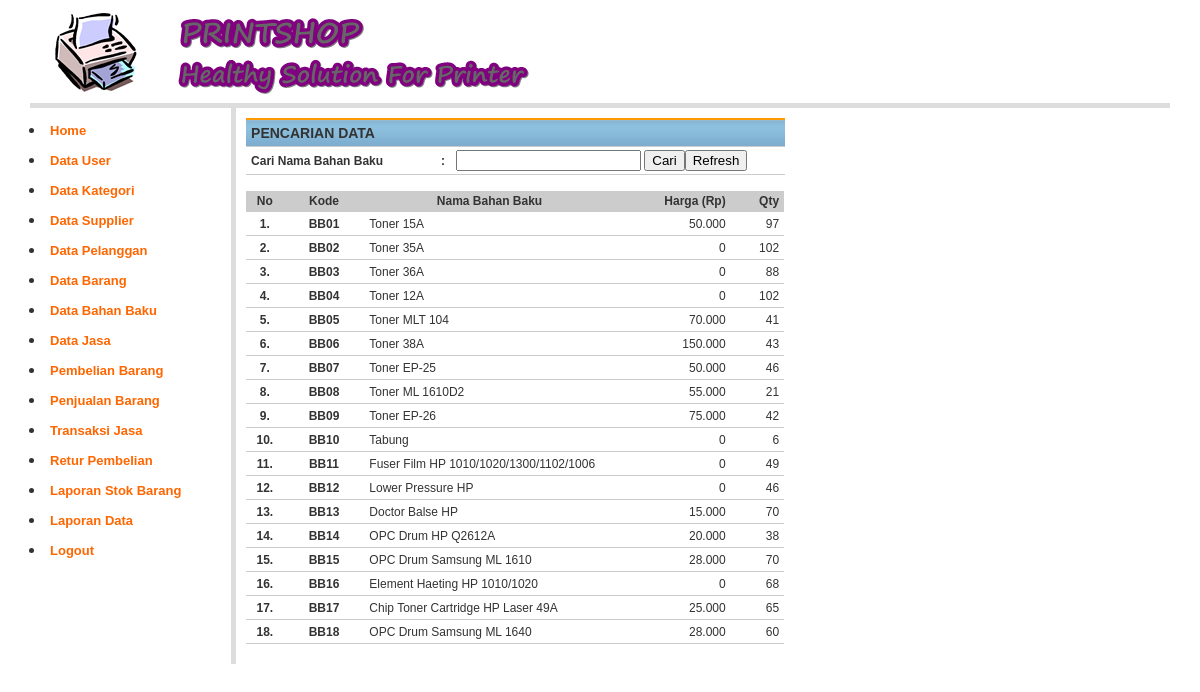
Page /?page=Search-Bahan (signed in) on the committed database.
### tables this page shows
CREATE TABLE `bahanbaku` (
  `kd_bahan` char(4) NOT NULL,
  `nm_bahan` varchar(50) NOT NULL,
  `harga_bahan` int(10) DEFAULT NULL,
  `keterangan` varchar(50) NOT NULL,
  `jml_bahan` int(100) NOT NULL,
  PRIMARY KEY (`kd_bahan`)
);

### library/inc.library.php (called while the page is built, shortened)
<?php
function format_angka($angka) {
	$hasil =  number_format($angka,0, ",",".");
	return $hasil;
}
?>

### cari_bahanbaku.php (the view, shortened to what this page needs)
<?php
include_once "library/inc.library.php";
?>
<form action="" method="post" name="form1">
  <table width="539" border="0" cellpadding="2" cellspacing="1" class="table-list">
    <tr>
      <th colspan="3"><b>PENCARIAN DATA</b></th>
    </tr>
    <tr>
      <td width="187"><strong>Cari Nama Bahan Baku</strong></td>
      <td width="5"><strong>:</strong></td>
      <td width="331"><label>
        <input type="text" name="search" id="search" value="<?php echo $_GET['bahan']?>">
      </label>        <input name="btnCari" type="submit" value="Cari" id="btnCari" /><input name="refresh" type="submit" value="Refresh"/></td>
    </tr>
  </table>
</form>
<table class="table-list" width="538" border="0" cellspacing="1" cellpadding="2">
    <tr>
       <td width="39" align="center" bgcolor="#CCCCCC"><b>No</b></td>
   	   <td width="113" align="center" bgcolor="#CCCCCC"><strong>Kode </strong></td>
       <td width="340" align="center" bgcolor="#CCCCCC"><b>Nama Bahan Baku</b></td>
       <td width="172" bgcolor="#CCCCCC"><div align="right"><b>Harga (Rp)</b></div></td>
       <td width="68" align="right" bgcolor="#CCCCCC"><div align="right"><b>Qty</b></div></td>
  </tr>
    <?php
		$bahanbakuSql = "	SELECT * FROM bahanbaku
							WHERE nm_bahan LIKE'%".$_GET['bahan']."%'
							ORDER BY (SUBSTR(kd_bahan,3) + 0) ASC";
		$bahanbakuQry = mysql_query($bahanbakuSql, $koneksidb)  or die ("Query bahan baku salah : ".mysql_error());
		$nomor  = 0;
		$nBAHANBAKU = mysql_num_rows($bahanbakuQry);
		if($nBAHANBAKU== 0){?>
	    <tr>
      		<th scope="col" colspan="5">Maaf Data tidak ditemukan</th>
		</tr>
<?php 	}else{
			while ($bahanbakuRow = mysql_fetch_array($bahanbakuQry)) {
			$nomor++;
		?>
    <tr>
      <td height="24" align="center"><b><?php echo $nomor; ?>.</b></td>
      <td align="center"><b><?php echo $bahanbakuRow['kd_bahan']; ?></b></td>
      <td><?php echo $bahanbakuRow['nm_bahan']; ?></td>
      <td align="right"><?php echo format_angka($bahanbakuRow['harga_bahan']); ?></td>
      <td align="right"><?php echo format_angka($bahanbakuRow['jml_bahan']); ?></td>
    </tr>
	<?php } } ?>
</table>

### styles/style.css (style rules this page uses)
body { margin:0px auto 0px; padding:3px; font-family:"Arial"; font-size:12px; color:#333; width:95%; background-position:top; background-color:#fff; }
.table-main td { color: #333; border-collapse: collapse; vertical-align: center; padding: 0px; border:none; }
.table-list { clear: both; text-align: left; border-collapse: collapse; margin: 0px 0px 10px 0px; background:#fff; }
.table-list th { color: #333; font-size: 14px; font-weight: 700; margin: 2px 2px 2px 2px; padding: 5px 5px; background: url(../images/Background_td2.gif) repeat-x top #fff; border-bottom: 1px solid #CCC; border-top: 2px solid #FF9900; }
.table-list td { color: #333; font-size:12px; border-color: #fff; border-collapse: collapse; vertical-align: center; padding: 3px 5px; border-bottom:1px #CCCCCC solid; }

### rows in the picture
bahanbaku: kd_bahan "BB01", nm_bahan "Toner 15A", harga_bahan "50.000", jml_bahan "97"
bahanbaku: kd_bahan "BB02", nm_bahan "Toner 35A", harga_bahan "0", jml_bahan "102"
bahanbaku: kd_bahan "BB03", nm_bahan "Toner 36A", harga_bahan "0", jml_bahan "88"
bahanbaku: kd_bahan "BB04", nm_bahan "Toner 12A", harga_bahan "0", jml_bahan "102"
bahanbaku: kd_bahan "BB05", nm_bahan "Toner MLT 104", harga_bahan "70.000", jml_bahan "41"
bahanbaku: kd_bahan "BB06", nm_bahan "Toner 38A", harga_bahan "150.000", jml_bahan "43"
bahanbaku: kd_bahan "BB07", nm_bahan "Toner EP-25", harga_bahan "50.000", jml_bahan "46"
bahanbaku: kd_bahan "BB08", nm_bahan "Toner ML 1610D2", harga_bahan "55.000", jml_bahan "21"
bahanbaku: kd_bahan "BB09", nm_bahan "Toner EP-26", harga_bahan "75.000", jml_bahan "42"
bahanbaku: kd_bahan "BB10", nm_bahan "Tabung", harga_bahan "0", jml_bahan "6"
bahanbaku: kd_bahan "BB11", nm_bahan "Fuser Film HP 1010/1020/1300/1102/1006", harga_bahan "0", jml_bahan "49"
bahanbaku: kd_bahan "BB12", nm_bahan "Lower Pressure HP", harga_bahan "0", jml_bahan "46"
bahanbaku: kd_bahan "BB13", nm_bahan "Doctor Balse HP", harga_bahan "15.000", jml_bahan "70"
bahanbaku: kd_bahan "BB14", nm_bahan "OPC Drum HP Q2612A", harga_bahan "20.000", jml_bahan "38"
bahanbaku: kd_bahan "BB15", nm_bahan "OPC Drum Samsung ML 1610", harga_bahan "28.000", jml_bahan "70"
bahanbaku: kd_bahan "BB16", nm_bahan "Element Haeting HP 1010/1020", harga_bahan "0", jml_bahan "68"
bahanbaku: kd_bahan "BB17", nm_bahan "Chip Toner Cartridge HP Laser 49A", harga_bahan "25.000", jml_bahan "65"
bahanbaku: kd_bahan "BB18", nm_bahan "OPC Drum Samsung ML 1640", harga_bahan "28.000", jml_bahan "60"
